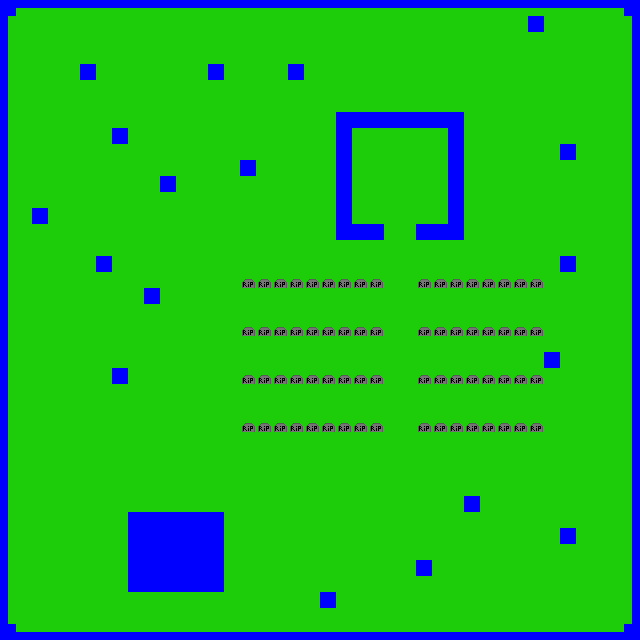

A 2D game scene composited from a Tiled map and its tileset images. What follows is a short description and the map's XML, with each tile layer's data collapsed to a summary:
An orthogonal 40x40 tile map with 16x16 px tiles, 2 tile layers (Base Layer, Upper Layer), 2 tilesets and 28 objects.

<map version="1.0" tiledversion="1.1.6" orientation="orthogonal" renderorder="right-down" width="40" height="40" tilewidth="16" tileheight="16" infinite="0" nextobjectid="66">
 <tileset firstgid="1" source="TestTileSet.tsx" />
 <tileset firstgid="17" source="TestTileSetFixed.tsx" />
 <layer name="Base Layer" width="40" height="40">
  <data>[1600 cells, 1600 non-empty, 3 distinct tile ids]</data>
 </layer>
 <layer name="Upper Layer" width="40" height="40">
  <data>[1600 cells, 68 non-empty, 1 distinct tile ids]</data>
 </layer>
 <objectgroup name="MAP_SPAWN_LAYER">
  <object id="29" x="400" y="441">
   <properties>
    <property name="Spawn" value="player" />
   </properties>
  </object>
  <object id="62" x="396" y="479">
   <properties>
    <property name="Spawn" value="tier1" />
   </properties>
  </object>
  <object id="63" x="329" y="461">
   <properties>
    <property name="Spawn" value="repairPack" />
   </properties>
  </object>
 </objectgroup>
 <objectgroup name="COLLISION_LAYER">
  <object id="3" x="79.5" y="62.5">
   <properties>
    <property name="Type" value="StaticBody" />
   </properties>
   <polyline points="0,0 17,1 17,19 -0.5,17.5 0,0.5" />
  </object>
  <object id="4" x="207.5" y="64.5">
   <properties>
    <property name="Type" value="StaticBody" />
   </properties>
   <polyline points="0,0 1.5,16.5 0.5,15 16,15 16.5,-1 -0.5,-0.5" />
  </object>
  <object id="5" x="287.5" y="63.5" width="16" height="17">
   <properties>
    <property name="Type" value="StaticBody" />
   </properties>
  </object>
  <object id="6" x="111.5" y="127" width="16.5" height="18">
   <properties>
    <property name="Type" value="StaticBody" />
   </properties>
  </object>
  <object id="7" x="31" y="207" width="17" height="17.5">
   <properties>
    <property name="Type" value="StaticBody" />
   </properties>
  </object>
  <object id="8" x="160.5" y="175.5" width="15" height="17">
   <properties>
    <property name="Type" value="StaticBody" />
   </properties>
  </object>
  <object id="9" x="240.5" y="159.5" width="15" height="16">
   <properties>
    <property name="Type" value="StaticBody" />
   </properties>
  </object>
  <object id="10" x="95.5" y="257" width="16.5" height="15">
   <properties>
    <property name="Type" value="StaticBody" />
   </properties>
  </object>
  <object id="11" x="145" y="289.5" width="15" height="13">
   <properties>
    <property name="Type" value="StaticBody" />
   </properties>
  </object>
  <object id="12" x="112" y="367" width="15.5" height="18.5">
   <properties>
    <property name="Type" value="StaticBody" />
   </properties>
  </object>
  <object id="13" x="127.5" y="511.5" width="97" height="79.5">
   <properties>
    <property name="Type" value="StaticBody" />
   </properties>
  </object>
  <object id="14" x="319.5" y="591" width="17" height="17">
   <properties>
    <property name="Type" value="StaticBody" />
   </properties>
  </object>
  <object id="15" x="416" y="558.5" width="16.5" height="18">
   <properties>
    <property name="Type" value="StaticBody" />
   </properties>
  </object>
  <object id="16" x="463" y="496" width="17" height="15.5">
   <properties>
    <property name="Type" value="StaticBody" />
   </properties>
  </object>
  <object id="17" x="558.5" y="527.5" width="17" height="16.5">
   <properties>
    <property name="Type" value="StaticBody" />
   </properties>
  </object>
  <object id="18" x="542.5" y="351" width="17.5" height="17">
   <properties>
    <property name="Type" value="StaticBody" />
   </properties>
  </object>
  <object id="19" x="560" y="255" width="16" height="16">
   <properties>
    <property name="Type" value="StaticBody" />
   </properties>
  </object>
  <object id="20" x="559" y="144.5" width="16" height="15">
   <properties>
    <property name="Type" value="StaticBody" />
   </properties>
  </object>
  <object id="21" x="527.5" y="15.5" width="17" height="16.5">
   <properties>
    <property name="Type" value="StaticBody" />
   </properties>
  </object>
  <object id="56" x="623.333" y="16">
   <properties>
    <property name="Type" value="StaticBody" />
   </properties>
   <polyline points="0,0 8,0 8,607.333 -1.33333,607.333 0,616.667 -606.667,616 -608,606.667 -616,608 -615.333,-0.666667 -606.667,0.666667 -607.333,-7.33333 0.666667,-8 0,0.666667" />
  </object>
  <object id="57" x="334.667" y="111.333" width="130" height="16.6667">
   <properties>
    <property name="Type" value="StaticBody" />
   </properties>
  </object>
  <object id="58" x="448" y="112" width="16.6667" height="127.333">
   <properties>
    <property name="Type" value="StaticBody" />
   </properties>
  </object>
  <object id="59" x="416" y="224.667" width="48.6667" height="15.3333">
   <properties>
    <property name="Type" value="StaticBody" />
   </properties>
  </object>
  <object id="60" x="336.667" y="222.667" width="46.6667" height="16.6667">
   <properties>
    <property name="Type" value="StaticBody" />
   </properties>
  </object>
  <object id="61" x="336" y="112.667" width="16.6667" height="126">
   <properties>
    <property name="Type" value="StaticBody" />
   </properties>
  </object>
 </objectgroup>
</map>
